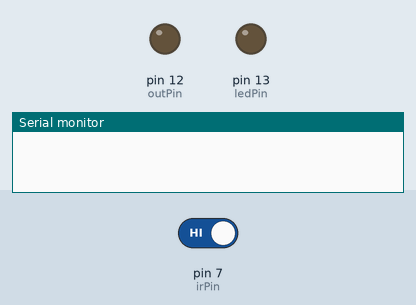
Recording of a sketch running on a simulated Arduino Uno, built with avr-gcc and run on an emulated ATmega328P. Parts: output pins drawn as LEDs (lit = HIGH), the last lines printed to the serial monitor. The test bench sets the inputs (shaded band); at power-on: pin 7 (irPin) HIGH.

Above: at 1.2 s.
1.3 s: pin 7 (irPin) driven LOW
At 2.1 s:
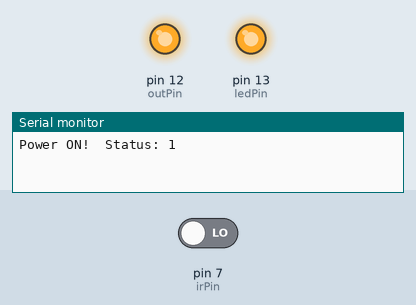
Timing chart, 0 to 4.3 s (numbered marks = the images above; inputs shaded):
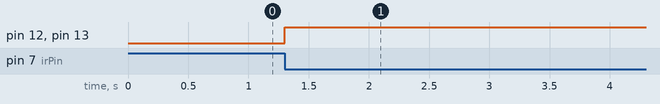

The sketch:

Infrared_Sensor.ino
```cpp
/*  This code work with IR sensor and relay module for turn on/off light
 *  By walking passed the sensor the light will turn on immediately then waiting for 5 sec for the next process
 *  For second passed ,the light will turn off after 5 sec.
 *  Please adjust IR sensor to suitable distance.
 */

int ledPin = LED_BUILTIN;    // choose the pin for the LED_BUILTIN ; please manage as per your board
int irPin  = 7;              // choose the input pin (for IR sensor)
int outPin = 12;             // Pinout to Relay Module ; you can change as you want
int state  = LOW;            // Status of IR Pin
int val    = 0;              // variable for reading the pin status

void setup()
{
  Serial.begin(9600);
  pinMode(ledPin, OUTPUT);    // declare LED as output
  pinMode(irPin, INPUT);      // declare sensor as input
  pinMode(outPin, OUTPUT);    // declare output to relay module
}

void loop()
{
  if (state == LOW)
  {
    val = digitalRead(irPin);
    if (val == LOW)
    {
      digitalWrite(ledPin,HIGH);
      state = digitalRead(ledPin);
      Serial.print("Power ON!  Status: ");
      Serial.println(state);
      digitalWrite(outPin,state);
      delay (5000);  // wait 5 sec before next process
    }
  }
  else
  {
    val = digitalRead(irPin);
    if (val == LOW)
    {
      delay (5000);  // waiting 5 sec after walking passed sensor then switch off the light
      digitalWrite(ledPin,LOW);
      state = digitalRead(ledPin);
      Serial.print("Power OFF! Status: ");
      Serial.println(state);
      digitalWrite(outPin,state);
      delay (5000);  // wait 5 sec before next process
    }
  }
}
```

Measured:
- after the input at 1.3 s, pin 12 (outPin), pin 13 (ledPin): LOW → HIGH at once
